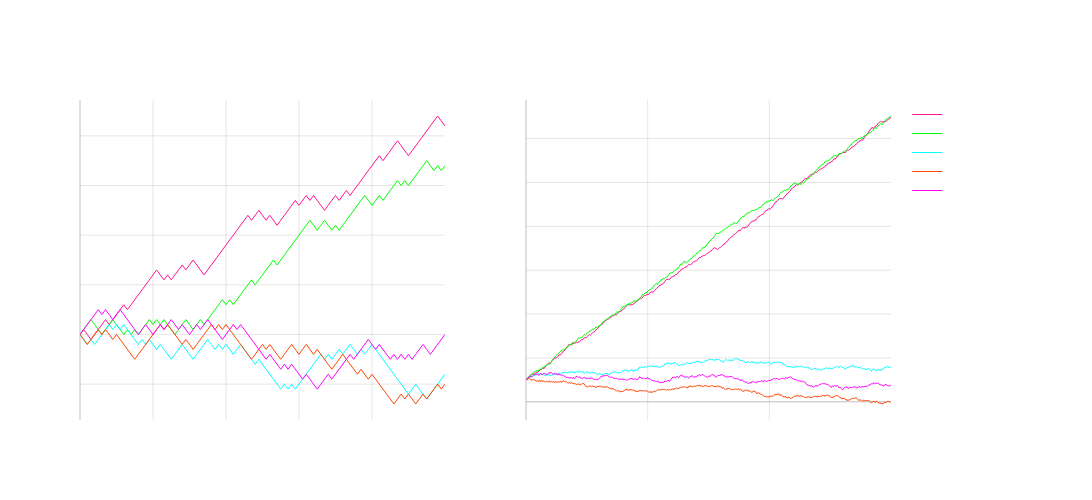

The notebook cell saved with this chart:
### Markdown cell above
#####  Games of Incomplete Information

Poker and Trading are trickier - the same concept of EV applies but there is no probability mass or density function defining the randomness.

The theoretical distribution governing the randomness is not static and depends on a lot of things **including our own decision making!**

Below is an example with roullette but here players can make an **optimal decision** as the system is not governed strictly by a probability mass function

The likelihood of red decreases if red is seen and same with black, some players take advantage of this and others don't

Even with this edge sometimes they are unlucky and there is a drawdown in the optimal players' wealth paths...

### Code cell
# Generate sample paths for American roulette players with dependency structure
np.random.seed(42)

def create_dependent_roulette_paths(n_plays):
    n_players = 5
    bet_size = 1000  # Fixed bet size
    payout = 2   # Payout is 2x the bet (1:1 odds)
    p_win_base = 18/38  # Base probability of winning on red
    
    # Generate player wealth paths
    player_wealth = np.zeros((n_players, n_plays+1))
    player_wealth[:,0] = 100000  # Starting wealth of 100k
    
    # Track last outcome (True = red, False = black)
    last_was_red = True  # Arbitrary starting state
    
    # Some players recognize the pattern
    smart_players = [0, 1]  # First two players adapt to the pattern
    
    for i in range(n_plays):
        # Adjust probabilities based on last outcome
        if last_was_red:
            p_win = 0.3  # Probability of red after red
        else:
            p_win = 0.7  # Probability of red after black
            
        # Generate outcomes
        for j in range(n_players):
            if j in smart_players:
                # Smart players bet according to the pattern
                if last_was_red:
                    # Bet on black when last was red
                    wins = np.random.random() > p_win
                else:
                    # Bet on red when last was black
                    wins = np.random.random() < p_win
            else:
                # Other players always bet on red
                wins = np.random.random() < p_win
                
            player_wealth[j,i+1] = player_wealth[j,i] - bet_size
            player_wealth[j,i+1] += wins * (payout * bet_size)
        
        # Update last outcome for next iteration
        last_was_red = np.random.random() < p_win
    
    return player_wealth

# Create paths for both timeframes with dependency
player_wealth_100 = create_dependent_roulette_paths(100)
player_wealth_10k = create_dependent_roulette_paths(3000)

# Create subplots - 1 row, 2 columns
fig = make_subplots(
    rows=1, cols=2,
    subplot_titles=(
        'Player Wealth - With Pattern (100 Plays)', 
        'Player Wealth - With Pattern (3000 Plays)'
    ),
    horizontal_spacing=0.1
)

# Neon colors for players
neon_colors = ['#FF1493', '#00FF00', '#00FFFF', '#FF4500', '#FF00FF']

# Plot 100 plays data
for i in range(5):
    label = 'Pattern Aware Player ' if i < 2 else 'Regular Player '
    fig.add_trace(
        go.Scatter(
            x=np.arange(101),
            y=player_wealth_100[i,:],
            mode='lines',
            name=f'{label}{i+1}',
            line=dict(color=neon_colors[i], width=1),
            showlegend=True
        ),
        row=1, col=1
    )

# Plot 3000 plays data
for i in range(5):
    fig.add_trace(
        go.Scatter(
            x=np.arange(3001),
            y=player_wealth_10k[i,:],
            mode='lines',
            name=f'Player {i+1}',
            line=dict(color=neon_colors[i], width=1),
            showlegend=False
        ),
        row=1, col=2
    )

# Update layout
fig.update_layout(
    width=1200,
    height=500,
    showlegend=True,
    plot_bgcolor='rgba(0,0,0,0)',
    paper_bgcolor='rgba(0,0,0,0)',
    font=dict(color='white'),
    title=dict(
        text='Optimal Players (0,1) vs Non-Optimal Players (2,3,4)',
        y=0.95
    )
)

# Update axes
for col in [1,2]:
    fig.update_xaxes(
        showgrid=True,
        gridwidth=1,
        gridcolor='rgba(128,128,128,0.2)',
        zeroline=True,
        zerolinewidth=1,
        zerolinecolor='rgba(128,128,128,0.5)',
        title_text="Number of Plays",
        row=1, col=col
    )
    fig.update_yaxes(
        showgrid=True,
        gridwidth=1,
        gridcolor='rgba(128,128,128,0.2)',
        zeroline=True,
        zerolinewidth=1,
        zerolinecolor='rgba(128,128,128,0.5)',
        title_text="Wealth ($)",
        row=1, col=col
    )

fig.show()

### Figure 1 — Plotly figure (JSON) as saved in the notebook; plotly's stock layout.template omitted (floating-point values rounded to 4 significant figures; data arrays with more than 128 entries replaced by an {"elided": "..."} marker saying what was removed)
{"data": [{"line": {"color": "#FF1493", "width": 1}, "mode": "lines", "name": "Pattern Aware Player 1", "showlegend": true, "type": "scatter", "x": [0, 1, 2, 3, 4, 5, 6, 7, 8, 9, 10, 11, 12, 13, 14, 15, 16, 17, 18, 19, 20, 21, 22, 23, 24, 25, 26, 27, 28, 29, 30, 31, 32, 33, 34, 35, 36, 37, 38, 39, 40, 41, 42, 43, 44, 45, 46, 47, 48, 49, 50, 51, 52, 53, 54, 55, 56, 57, 58, 59, 60, 61, 62, 63, 64, 65, 66, 67, 68, 69, 70, 71, 72, 73, 74, 75, 76, 77, 78, 79, 80, 81, 82, 83, 84, 85, 86, 87, 88, 89, 90, 91, 92, 93, 94, 95, 96, 97, 98, 99, 100], "xaxis": "x", "y": [100000.0, 101000.0, 100000.0, 99000.0, 100000.0, 101000.0, 102000.0, 103000.0, 102000.0, 103000.0, 104000.0, 105000.0, 106000.0, 105000.0, 106000.0, 107000.0, 108000.0, 109000.0, 110000.0, 111000.0, 112000.0, 113000.0, 112000.0, 111000.0, 112000.0, 111000.0, 112000.0, 113000.0, 114000.0, 113000.0, 114000.0, 115000.0, 114000.0, 113000.0, 112000.0, 113000.0, 114000.0, 115000.0, 116000.0, 117000.0, 118000.0, 119000.0, 120000.0, 121000.0, 122000.0, 123000.0, 124000.0, 123000.0, 124000.0, 125000.0, 124000.0, 123000.0, 124000.0, 123000.0, 122000.0, 123000.0, 124000.0, 125000.0, 126000.0, 127000.0, 126000.0, 127000.0, 128000.0, 127000.0, 128000.0, 127000.0, 126000.0, 125000.0, 126000.0, 127000.0, 128000.0, 127000.0, 128000.0, 129000.0, 128000.0, 129000.0, 130000.0, 131000.0, 132000.0, 133000.0, 134000.0, 135000.0, 136000.0, 135000.0, 136000.0, 137000.0, 138000.0, 139000.0, 138000.0, 137000.0, 136000.0, 137000.0, 138000.0, 139000.0, 140000.0, 141000.0, 142000.0, 143000.0, 144000.0, 143000.0, 142000.0], "yaxis": "y"}, {"line": {"color": "#00FF00", "width": 1}, "mode": "lines", "name": "Pattern Aware Player 2", "showlegend": true, "type": "scatter", "x": [0, 1, 2, 3, 4, 5, 6, 7, 8, 9, 10, 11, 12, 13, 14, 15, 16, 17, 18, 19, 20, 21, 22, 23, 24, 25, 26, 27, 28, 29, 30, 31, 32, 33, 34, 35, 36, 37, 38, 39, 40, 41, 42, 43, 44, 45, 46, 47, 48, 49, 50, 51, 52, 53, 54, 55, 56, 57, 58, 59, 60, 61, 62, 63, 64, 65, 66, 67, 68, 69, 70, 71, 72, 73, 74, 75, 76, 77, 78, 79, 80, 81, 82, 83, 84, 85, 86, 87, 88, 89, 90, 91, 92, 93, 94, 95, 96, 97, 98, 99, 100], "xaxis": "x", "y": [100000.0, 101000.0, 102000.0, 103000.0, 102000.0, 101000.0, 100000.0, 101000.0, 102000.0, 103000.0, 102000.0, 101000.0, 100000.0, 101000.0, 100000.0, 101000.0, 100000.0, 101000.0, 102000.0, 103000.0, 102000.0, 103000.0, 102000.0, 103000.0, 102000.0, 101000.0, 100000.0, 101000.0, 102000.0, 103000.0, 102000.0, 101000.0, 102000.0, 103000.0, 102000.0, 103000.0, 104000.0, 105000.0, 106000.0, 107000.0, 106000.0, 107000.0, 106000.0, 107000.0, 108000.0, 109000.0, 110000.0, 111000.0, 110000.0, 111000.0, 112000.0, 113000.0, 114000.0, 115000.0, 114000.0, 115000.0, 116000.0, 117000.0, 118000.0, 119000.0, 120000.0, 121000.0, 122000.0, 123000.0, 122000.0, 121000.0, 122000.0, 123000.0, 122000.0, 121000.0, 122000.0, 121000.0, 122000.0, 123000.0, 124000.0, 125000.0, 126000.0, 127000.0, 128000.0, 127000.0, 126000.0, 127000.0, 128000.0, 127000.0, 128000.0, 129000.0, 130000.0, 131000.0, 130000.0, 131000.0, 130000.0, 131000.0, 132000.0, 133000.0, 134000.0, 135000.0, 134000.0, 133000.0, 134000.0, 133000.0, 134000.0], "yaxis": "y"}, {"line": {"color": "#00FFFF", "width": 1}, "mode": "lines", "name": "Regular Player 3", "showlegend": true, "type": "scatter", "x": [0, 1, 2, 3, 4, 5, 6, 7, 8, 9, 10, 11, 12, 13, 14, 15, 16, 17, 18, 19, 20, 21, 22, 23, 24, 25, 26, 27, 28, 29, 30, 31, 32, 33, 34, 35, 36, 37, 38, 39, 40, 41, 42, 43, 44, 45, 46, 47, 48, 49, 50, 51, 52, 53, 54, 55, 56, 57, 58, 59, 60, 61, 62, 63, 64, 65, 66, 67, 68, 69, 70, 71, 72, 73, 74, 75, 76, 77, 78, 79, 80, 81, 82, 83, 84, 85, 86, 87, 88, 89, 90, 91, 92, 93, 94, 95, 96, 97, 98, 99, 100], "xaxis": "x", "y": [100000.0, 99000.0, 98000.0, 99000.0, 98000.0, 99000.0, 100000.0, 101000.0, 102000.0, 101000.0, 102000.0, 101000.0, 102000.0, 101000.0, 100000.0, 99000.0, 98000.0, 99000.0, 98000.0, 99000.0, 98000.0, 97000.0, 98000.0, 97000.0, 96000.0, 95000.0, 96000.0, 97000.0, 98000.0, 97000.0, 96000.0, 95000.0, 96000.0, 97000.0, 98000.0, 99000.0, 98000.0, 97000.0, 98000.0, 97000.0, 98000.0, 97000.0, 96000.0, 97000.0, 98000.0, 97000.0, 96000.0, 95000.0, 94000.0, 95000.0, 94000.0, 93000.0, 92000.0, 91000.0, 90000.0, 89000.0, 90000.0, 89000.0, 90000.0, 89000.0, 90000.0, 91000.0, 92000.0, 93000.0, 94000.0, 95000.0, 96000.0, 95000.0, 96000.0, 95000.0, 96000.0, 97000.0, 96000.0, 97000.0, 98000.0, 97000.0, 96000.0, 97000.0, 96000.0, 97000.0, 98000.0, 97000.0, 96000.0, 95000.0, 94000.0, 93000.0, 92000.0, 91000.0, 90000.0, 89000.0, 88000.0, 89000.0, 90000.0, 89000.0, 88000.0, 87000.0, 88000.0, 89000.0, 90000.0, 91000.0, 92000.0], "yaxis": "y"}, {"line": {"color": "#FF4500", "width": 1}, "mode": "lines", "name": "Regular Player 4", "showlegend": true, "type": "scatter", "x": [0, 1, 2, 3, 4, 5, 6, 7, 8, 9, 10, 11, 12, 13, 14, 15, 16, 17, 18, 19, 20, 21, 22, 23, 24, 25, 26, 27, 28, 29, 30, 31, 32, 33, 34, 35, 36, 37, 38, 39, 40, 41, 42, 43, 44, 45, 46, 47, 48, 49, 50, 51, 52, 53, 54, 55, 56, 57, 58, 59, 60, 61, 62, 63, 64, 65, 66, 67, 68, 69, 70, 71, 72, 73, 74, 75, 76, 77, 78, 79, 80, 81, 82, 83, 84, 85, 86, 87, 88, 89, 90, 91, 92, 93, 94, 95, 96, 97, 98, 99, 100], "xaxis": "x", "y": [100000.0, 99000.0, 98000.0, 99000.0, 100000.0, 101000.0, 100000.0, 101000.0, 100000.0, 99000.0, 100000.0, 99000.0, 98000.0, 97000.0, 96000.0, 95000.0, 96000.0, 97000.0, 98000.0, 99000.0, 100000.0, 101000.0, 102000.0, 101000.0, 102000.0, 101000.0, 100000.0, 99000.0, 98000.0, 99000.0, 98000.0, 97000.0, 98000.0, 99000.0, 100000.0, 101000.0, 102000.0, 101000.0, 102000.0, 101000.0, 102000.0, 101000.0, 100000.0, 99000.0, 98000.0, 97000.0, 96000.0, 95000.0, 96000.0, 97000.0, 98000.0, 97000.0, 98000.0, 97000.0, 96000.0, 95000.0, 96000.0, 97000.0, 98000.0, 97000.0, 96000.0, 97000.0, 98000.0, 97000.0, 96000.0, 97000.0, 96000.0, 95000.0, 94000.0, 93000.0, 94000.0, 95000.0, 96000.0, 95000.0, 94000.0, 93000.0, 92000.0, 93000.0, 92000.0, 91000.0, 92000.0, 91000.0, 90000.0, 89000.0, 88000.0, 87000.0, 86000.0, 87000.0, 88000.0, 87000.0, 88000.0, 87000.0, 86000.0, 87000.0, 88000.0, 87000.0, 88000.0, 89000.0, 90000.0, 89000.0, 90000.0], "yaxis": "y"}, {"line": {"color": "#FF00FF", "width": 1}, "mode": "lines", "name": "Regular Player 5", "showlegend": true, "type": "scatter", "x": [0, 1, 2, 3, 4, 5, 6, 7, 8, 9, 10, 11, 12, 13, 14, 15, 16, 17, 18, 19, 20, 21, 22, 23, 24, 25, 26, 27, 28, 29, 30, 31, 32, 33, 34, 35, 36, 37, 38, 39, 40, 41, 42, 43, 44, 45, 46, 47, 48, 49, 50, 51, 52, 53, 54, 55, 56, 57, 58, 59, 60, 61, 62, 63, 64, 65, 66, 67, 68, 69, 70, 71, 72, 73, 74, 75, 76, 77, 78, 79, 80, 81, 82, 83, 84, 85, 86, 87, 88, 89, 90, 91, 92, 93, 94, 95, 96, 97, 98, 99, 100], "xaxis": "x", "y": [100000.0, 101000.0, 102000.0, 103000.0, 104000.0, 105000.0, 104000.0, 105000.0, 104000.0, 103000.0, 104000.0, 105000.0, 104000.0, 103000.0, 102000.0, 101000.0, 100000.0, 101000.0, 102000.0, 101000.0, 100000.0, 101000.0, 102000.0, 101000.0, 102000.0, 103000.0, 102000.0, 101000.0, 102000.0, 101000.0, 100000.0, 101000.0, 102000.0, 101000.0, 102000.0, 103000.0, 102000.0, 101000.0, 100000.0, 99000.0, 100000.0, 101000.0, 102000.0, 101000.0, 102000.0, 101000.0, 100000.0, 99000.0, 98000.0, 97000.0, 96000.0, 95000.0, 96000.0, 95000.0, 94000.0, 93000.0, 94000.0, 93000.0, 94000.0, 93000.0, 92000.0, 91000.0, 92000.0, 91000.0, 90000.0, 89000.0, 90000.0, 91000.0, 92000.0, 91000.0, 92000.0, 93000.0, 94000.0, 95000.0, 96000.0, 95000.0, 96000.0, 97000.0, 98000.0, 99000.0, 98000.0, 97000.0, 98000.0, 97000.0, 96000.0, 95000.0, 96000.0, 95000.0, 96000.0, 95000.0, 96000.0, 95000.0, 96000.0, 97000.0, 98000.0, 97000.0, 96000.0, 97000.0, 98000.0, 99000.0, 100000.0], "yaxis": "y"}, {"line": {"color": "#FF1493", "width": 1}, "mode": "lines", "name": "Player 1", "showlegend": false, "type": "scatter", "x": {"elided": "3001 int values"}, "xaxis": "x2", "y": {"elided": "3001 float values"}, "yaxis": "y2"}, {"line": {"color": "#00FF00", "width": 1}, "mode": "lines", "name": "Player 2", "showlegend": false, "type": "scatter", "x": {"elided": "3001 int values"}, "xaxis": "x2", "y": {"elided": "3001 float values"}, "yaxis": "y2"}, {"line": {"color": "#00FFFF", "width": 1}, "mode": "lines", "name": "Player 3", "showlegend": false, "type": "scatter", "x": {"elided": "3001 int values"}, "xaxis": "x2", "y": {"elided": "3001 float values"}, "yaxis": "y2"}, {"line": {"color": "#FF4500", "width": 1}, "mode": "lines", "name": "Player 4", "showlegend": false, "type": "scatter", "x": {"elided": "3001 int values"}, "xaxis": "x2", "y": {"elided": "3001 float values"}, "yaxis": "y2"}, {"line": {"color": "#FF00FF", "width": 1}, "mode": "lines", "name": "Player 5", "showlegend": false, "type": "scatter", "x": {"elided": "3001 int values"}, "xaxis": "x2", "y": {"elided": "3001 float values"}, "yaxis": "y2"}], "layout": {"annotations": [{"font": {"size": 16}, "showarrow": false, "text": "Player Wealth - With Pattern (100 Plays)", "x": 0.225, "xanchor": "center", "xref": "paper", "y": 1, "yanchor": "bottom", "yref": "paper"}, {"font": {"size": 16}, "showarrow": false, "text": "Player Wealth - With Pattern (3000 Plays)", "x": 0.775, "xanchor": "center", "xref": "paper", "y": 1, "yanchor": "bottom", "yref": "paper"}], "font": {"color": "white"}, "height": 500, "paper_bgcolor": "rgba(0,0,0,0)", "plot_bgcolor": "rgba(0,0,0,0)", "showlegend": true, "title": {"text": "Optimal Players (0,1) vs Non-Optimal Players (2,3,4)", "y": 0.95}, "width": 1200, "xaxis": {"anchor": "y", "domain": [0, 0.45], "gridcolor": "rgba(128,128,128,0.2)", "gridwidth": 1, "showgrid": true, "title": {"text": "Number of Plays"}, "zeroline": true, "zerolinecolor": "rgba(128,128,128,0.5)", "zerolinewidth": 1}, "xaxis2": {"anchor": "y2", "domain": [0.55, 1], "gridcolor": "rgba(128,128,128,0.2)", "gridwidth": 1, "showgrid": true, "title": {"text": "Number of Plays"}, "zeroline": true, "zerolinecolor": "rgba(128,128,128,0.5)", "zerolinewidth": 1}, "yaxis": {"anchor": "x", "domain": [0, 1], "gridcolor": "rgba(128,128,128,0.2)", "gridwidth": 1, "showgrid": true, "title": {"text": "Wealth ($)"}, "zeroline": true, "zerolinecolor": "rgba(128,128,128,0.5)", "zerolinewidth": 1}, "yaxis2": {"anchor": "x2", "domain": [0, 1], "gridcolor": "rgba(128,128,128,0.2)", "gridwidth": 1, "showgrid": true, "title": {"text": "Wealth ($)"}, "zeroline": true, "zerolinecolor": "rgba(128,128,128,0.5)", "zerolinewidth": 1}}}
